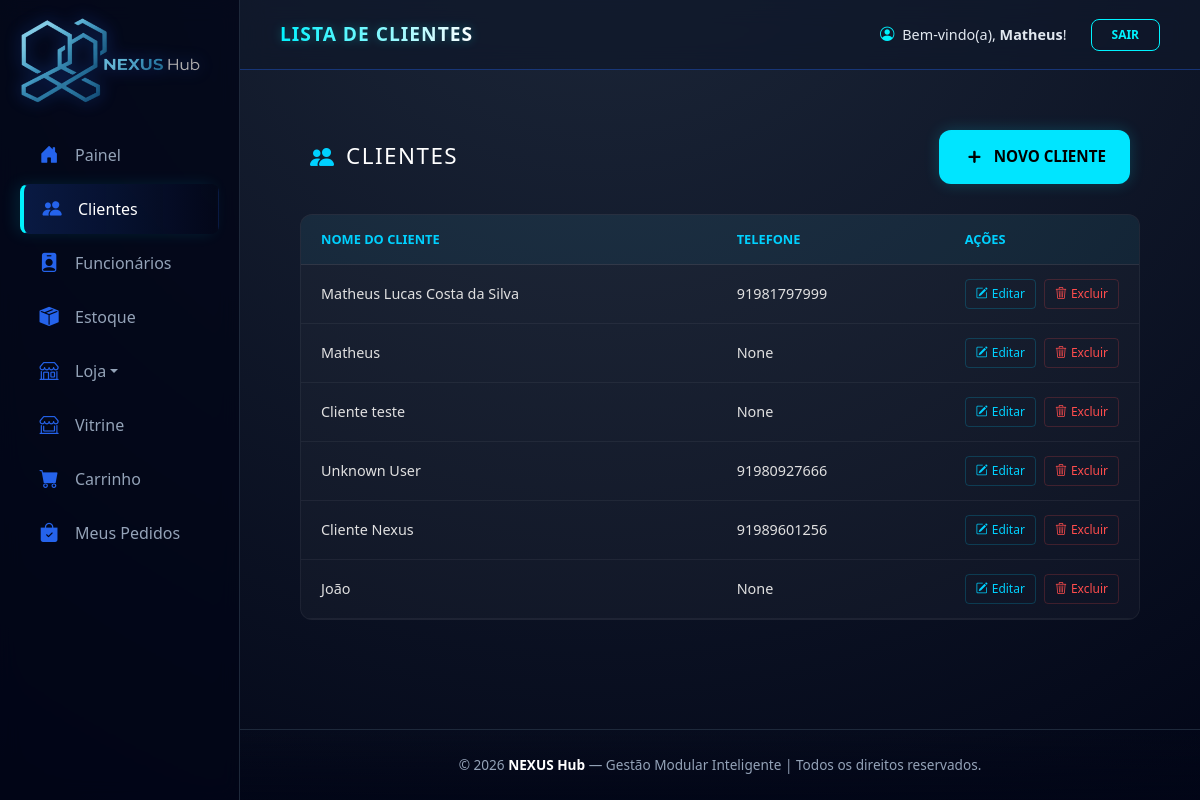
The app's page /nexushub/dashboard/clientes/ (signed in), older data.
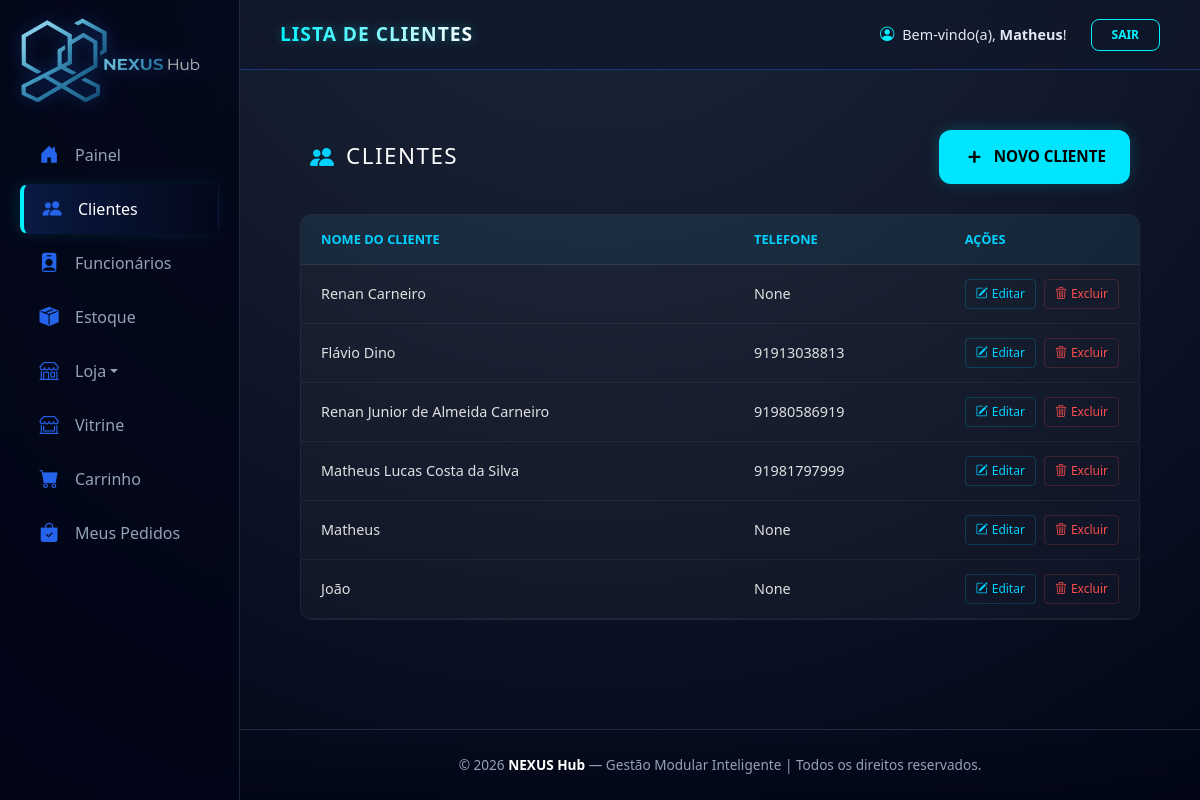
The same page, newer data.
### dashboard/models.py (models this page shows)
class Cliente(models.Model):
    usuario = models.ForeignKey(
        User,
        on_delete=models.CASCADE,
        related_name='clientes'
    )
    nome = models.CharField(
        max_length=150,
        verbose_name="Nome Completo"
    )
    telefone = models.CharField(
        max_length=20,
        blank=True,
        null=True,
        verbose_name="Telefone / WhatsApp"
    )
    email = models.EmailField(
        max_length=255,
        blank=True,
        null=True,
        verbose_name="E-mail"
    )
    endereco = models.TextField(
        blank=True,
        null=True,
        verbose_name="Endereço / Complemento"
    )
    data_cadastro = models.DateTimeField(
        auto_now_add=True,
        verbose_name="Data de Cadastro"
    )
    class Meta:
        verbose_name = "Cliente"
        verbose_name_plural = "Clientes"
        ordering = ['-data_cadastro'] # Mais recentes primeiro

### dashboard/decorators.py (the view, shortened to what this page needs)
    @login_required(login_url='login_view')
    def _wrapped_view(request, *args, **kwargs):
        if request.user.is_superuser:
            return view_func(request, *args, **kwargs)

### dashboard/views.py (called while the page is built)
@admin_only_required
def lista_clientes(request):
    clientes = Cliente.objects.all()
    return render(request, 'lista_clientes.html', {
        'clientes': clientes,
        'titulo_aba': 'Lista de Clientes | NEXUS Hub'})

### dashboard/templates/lista_clientes.html (shortened to what this page needs)
{% extends 'base.html' %}
{% load static %}
{% block page_title %}Lista de Clientes{% endblock %}
{% block content %}
<div class="nexus-container">
    <header class="nexus-header">
        <div class="nexus-title-wrapper">
            <div class="nexus-title-icon">
                <i class="bi bi-people-fill"></i>
            </div>
            <h1 class="nexus-title">Clientes</h1>
        </div>
        <a href="{% url 'cadastrar_cliente' %}" class="btn-nexus-add">
            <i class="bi bi-plus" style="font-size: 1.4rem; -webkit-text-stroke: 1px;"></i> NOVO CLIENTE
        </a>
    </header>
    <div class="nexus-table-wrapper">
        <table class="nexus-table">
            <thead>
                <tr>
                    <th>Nome do Cliente</th>
                    <th>Telefone</th>
                    <th style="width: 180px;">Ações</th>
                </tr>
            </thead>
            <tbody>
                {% for cliente in clientes %}
                <tr>
                    <td>{{ cliente.nome }}</td>
                    <td>{{ cliente.telefone }}</td>
                    <td class="actions-cell">
                        <a href="{% url 'editar_cliente' cliente.id %}" class="btn-action btn-edit">
                            <i class="bi bi-pencil-square"></i> Editar
                        </a>
                        <a href="javascript:void(0)"
                            onclick="abrirModalExclusao('{{ cliente.id }}', '{{ cliente.nome }}')"
                            class="btn-action btn-delete">
                            <i class="bi bi-trash3"></i> Excluir
                        </a>
                    </td>
                </tr>
                {% empty %}
                <tr>
                    <td colspan="3" class="empty-row">Nenhum cliente registado na base de dados.</td>
                </tr>
                {% endfor %}
            </tbody>
        </table>
    </div>
</div>
{% endblock %}

Row changes from the older to the newer data that the page shows:
removed Cliente: nome "Cliente teste", telefone "None"
removed Cliente: nome "Unknown User", telefone "91980927666"
removed Cliente: nome "Cliente Nexus", telefone "91989601256"
added Cliente: nome "Renan Carneiro", telefone "None"
added Cliente: nome "Flávio Dino", telefone "91913038813"
added Cliente: nome "Renan Junior de Almeida Carneiro", telefone "91980586919"
